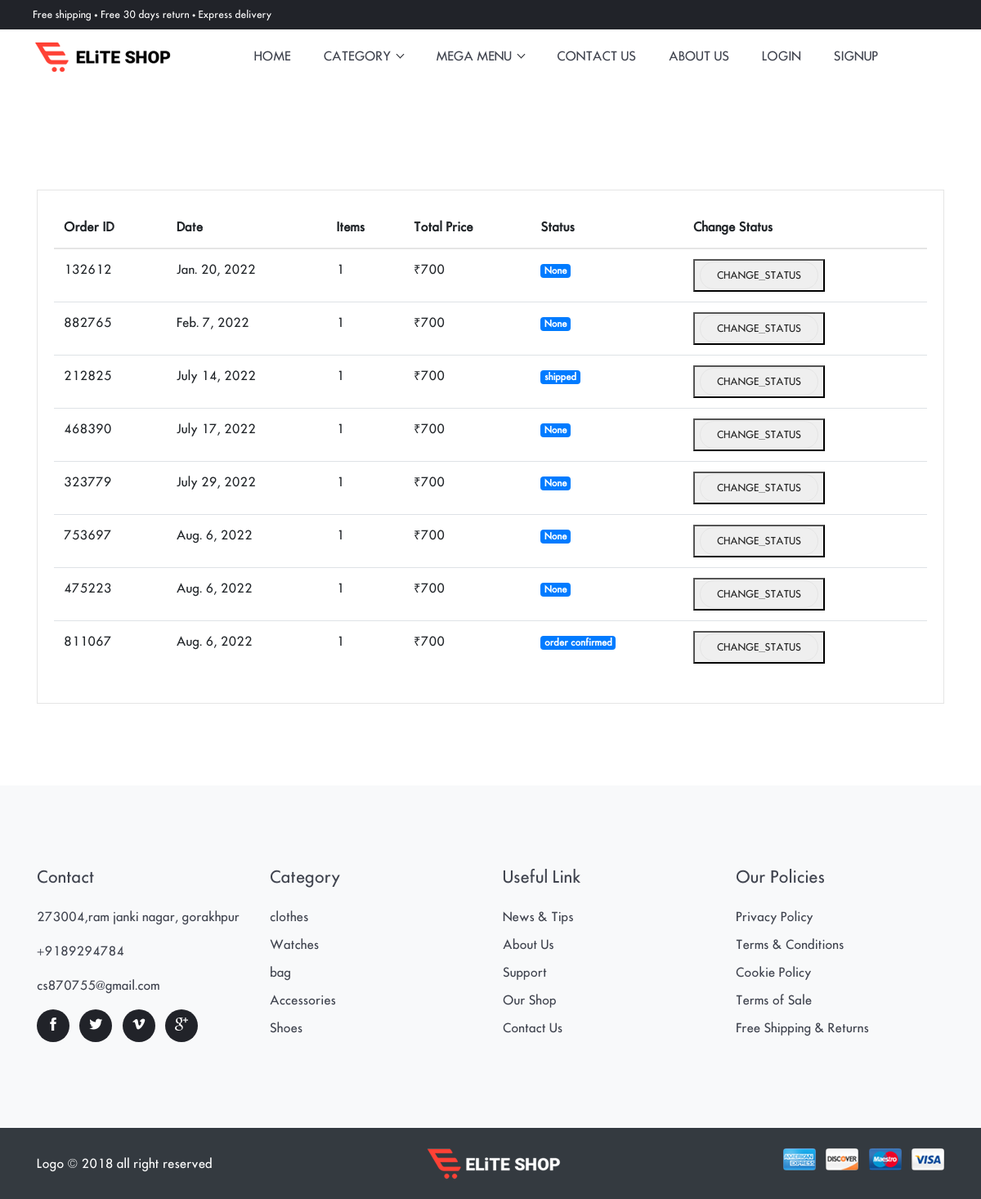
The page /order_details/pending_order/ on the database its author committed.
### shopping/models.py (models this page shows, shortened)
class order_product_detail(models.Model):
    order_detail=models.ForeignKey(order_product,on_delete=models.CASCADE,null=True)
    pro = models.ForeignKey(product, on_delete=models.CASCADE, null=True)
    status = models.CharField(max_length=100, null=True, choices=status, blank=True)
    quantity = models.IntegerField(null=True, blank=True)
    totalprice = models.IntegerField(null=True, blank=True)
    expected_date=models.DateField(null=True,blank=True)

class order_product(models.Model):
    usr=models.ForeignKey(User,on_delete=models.CASCADE,null=True)
    order_id=models.CharField(max_length=100,null=True,blank=True)
    fullname=models.CharField(max_length=100,null=True)
    house_no=models.CharField(max_length=100,null=True)
    area_name=models.CharField(max_length=100,null=True)
    city_state=models.CharField(max_length=100,null=True)
    landmark=models.CharField(max_length=100,null=True,blank=True)
    pincode=models.CharField(max_length=100,null=True)
    mobile1=models.CharField(max_length=100,null=True)
    mobile2=models.CharField(max_length=100,null=True)
    payment_id=models.CharField(max_length=100,null=True,blank=True)
    payment_status = models.CharField(max_length=100, null=True, default="not done", blank=True)
    amount = models.IntegerField(null=True, blank=True)
    order_date=models.DateField(null=True,blank=True)

### shopping/views.py (the view)
# urls.py: path('order_details/<str:type>/',order_detail,name='order_detail'),
def order_detail(request,type):
    allcat=category.objects.all()
    completed_order=[]
    pending_order=[]
    alldata=order_product_detail.objects.all()
    for i in alldata:
        if(i.status=='delivered'):
            completed_order.append(i)
        else:
            pending_order.append(i)
    d={"type":type,"completed_order":completed_order,"pending_order":pending_order,"allcat": allcat,"mycart":my_cart(request.user)}
    return render(request,'order_detail.html',d)

### shopping/views.py (called while the page is built)
def my_cart(user=None):
    cartlist=[]
    if user.is_authenticated:
        cart=Cart.objects.filter(usr=user)
        cartlist=cart[:2]
        return cartlist

### shopping/templates/order_detail.html (shortened to what this page needs)
{% extends 'base.html' %}
{% load static %}
{% block body %}
<section class="user-dashboard section">
	<div class="container">
		<div class="row">
			<div class="col-md-12">
				    {% if type == 'pending_order' %}
					<div class="dashboard-wrapper user-dashboard">
					<div class="table-responsive">
						<table class="table">
							<thead>
								<tr>
									<th>Order ID</th>
									<th>Date</th>
									<th>Items</th>
									<th>Total Price</th>
									<th>Status</th>
									<th>Change Status</th>
								</tr>
							</thead>
							<tbody>
							{% for i in pending_order %}
								<tr>
									<td>{{i.order_detail.order_id}}</td>
									<td>{{i.expected_date}}</td>
									<td>{{i.quantity}}</td>
									<td>&#8377;{{i.totalprice}}</td>
									<td><span class="badge badge-primary">{{i.status}}</span></td>
									<td><button class="" ><a href="{% url 'change_status' i.id %}" class="btn btn-sm btn-outline-primary btn btn-small">change_status</a></button></td>
								</tr>
							{% endfor %}
							</tbody>
						</table>
					</div>
				</div>
					{% endif %}
				</div>
			</div>
		</div>
</section>
{% endblock %}

### shopping/static/css/style.css (style rules this page uses)
body { line-height: 26px; font-family: "futura_icgregular"; font-weight: 400; -webkit-font-smoothing: antialiased; font-size: 15px; }
.btn { font-size: 15px; font-family: "futura_icgregular"; text-transform: uppercase; padding: 16.5px 45px; font-weight: 400; border: 0; border-radius: 40px; position: relative; transition: .2s ease; }
.btn-outline-primary { background: transparent; color: #898a8f; border: 1px solid #e5e5e5; }
.btn-sm { padding: 7px 20px; font-size: 12px; }
body { background-color: #fff; overflow-x: hidden; }
.section { padding-top: 100px; padding-bottom: 100px; }
.dashboard-wrapper { border: 1px solid #e5e5e5; margin-top: 30px; padding: 20px; }
.dashboard-wrapper a { color: #222222; }
.table thead { border-bottom: 2px solid #e5e5e5; }
.table thead th { border: 0; }

### rows shown on the page
order_product_detail: order_detail.order_id "132612", expected_date "Jan. 20, 2022", quantity "1", totalprice "700", status "None"
order_product_detail: order_detail.order_id "882765", expected_date "Feb. 7, 2022", quantity "1", totalprice "700", status "None"
order_product_detail: order_detail.order_id "212825", expected_date "July 14, 2022", quantity "1", totalprice "700", status "shipped"
order_product_detail: order_detail.order_id "468390", expected_date "July 17, 2022", quantity "1", totalprice "700", status "None"
order_product_detail: order_detail.order_id "323779", expected_date "July 29, 2022", quantity "1", totalprice "700", status "None"
order_product_detail: order_detail.order_id "753697", expected_date "Aug. 6, 2022", quantity "1", totalprice "700", status "None"
order_product_detail: order_detail.order_id "475223", expected_date "Aug. 6, 2022", quantity "1", totalprice "700", status "None"
order_product_detail: order_detail.order_id "811067", expected_date "Aug. 6, 2022", quantity "1", totalprice "700", status "order confirmed"
